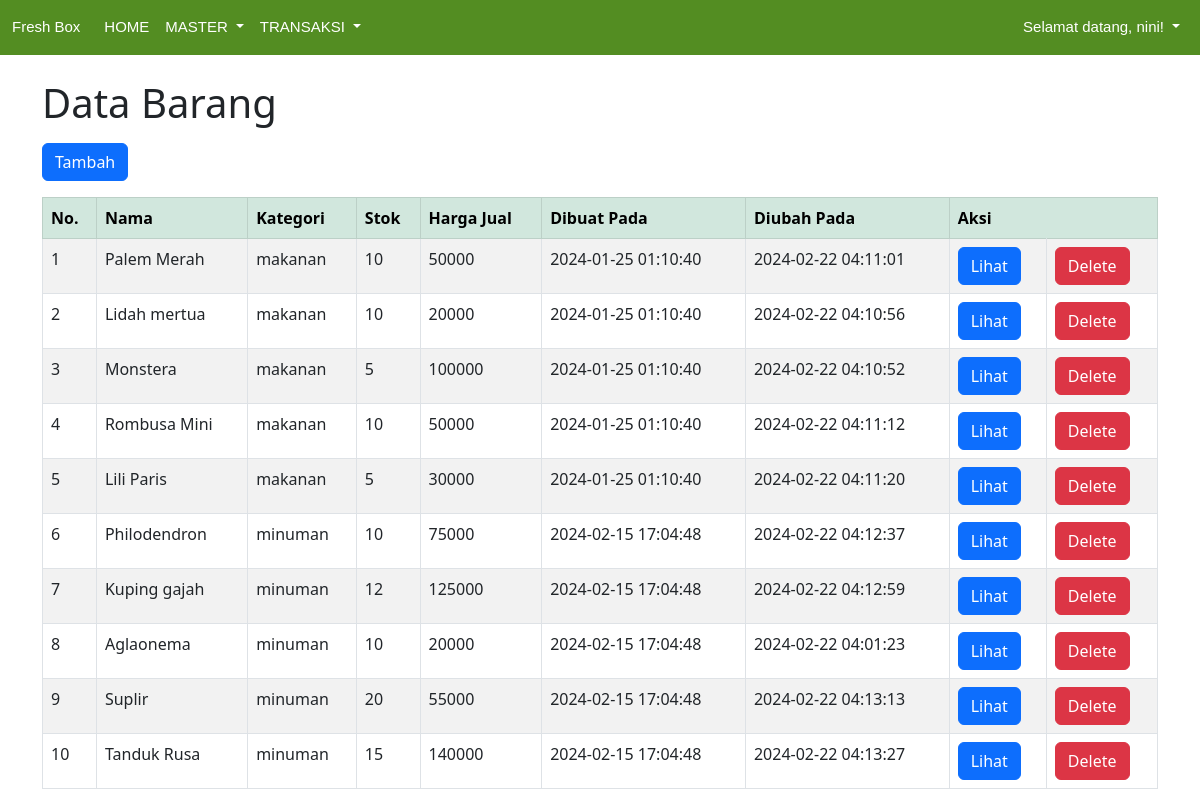
Page /barang.php (signed in) on the committed database.
### tables this page shows
CREATE TABLE `barang` (
  `id` int(11) UNSIGNED NOT NULL,
  `nama` varchar(50) NOT NULL,
  `kategori` enum('makanan','minuman') NOT NULL,
  `stok` int(10) UNSIGNED NOT NULL,
  `harga_jual` int(10) UNSIGNED NOT NULL,
  `created_at` timestamp NOT NULL DEFAULT current_timestamp(),
  `updated_at` timestamp NULL DEFAULT NULL ON UPDATE current_timestamp()
);

### barang.php (the view, shortened to what this page needs)
<!DOCTYPE html>
<html>
<head>
    <link href="https://cdnjs.cloudflare.com/ajax/libs/bootstrap/5.3.0/css/bootstrap.min.css" rel="stylesheet">
</head>
<body>
    <?php include "menu.php"; ?>
    <?php
    require "koneksi.php";
    $sql = "SELECT * FROM barang";
    $query = mysqli_query($koneksi, $sql);
    ?>
    <div class="container mt-4">
        <h1 class="mb-3">Data Barang</h1>
        <form action="new-barang.php" method="GET">
            <button type="submit" class="btn btn-primary btn-custom">Tambah</button>
        </form>
        <div class="table-responsive mt-3">
            <table class="table table-bordered table-striped">
                <thead class="table-success">
                    <tr>
                        <th scope="col">No.</th>
                        <th scope="col">Nama</th>
                        <th scope="col">Kategori</th>
                        <th scope="col">Stok</th>
                        <th scope="col">Harga Jual</th>
                        <th scope="col">Dibuat Pada</th>
                        <th scope="col">Diubah Pada</th>
                        <th scope="col" colspan="2">Aksi</th>
                    </tr>
                </thead>
                <tbody>
                    <?php $i = 1; ?>
                    <?php while ($barang = mysqli_fetch_array($query)) : ?>
                        <tr>
                            <td><?= $i ?></td>
                            <td><?= $barang["nama"] ?></td>
                            <td><?= $barang["kategori"] ?></td>
                            <td><?= $barang["stok"] ?></td>
                            <td><?= $barang["harga_jual"] ?></td>
                            <td><?= $barang["created_at"] ?></td>
                            <td><?= $barang["updated_at"] ?></td>
                            <td>
                                <form action="read-barang.php" method="GET">
                                    <button type="submit" class="btn btn-primary btn-custom btn-view">Lihat</button>
                                </form>
                            </td>
                            <td>
                                <form action="delete-barang.php" method="POST" onsubmit="return konfirmasi(this)">
                                    <button type="submit" class="btn btn-danger btn-custom btn-delete">Delete</button>
                                </form>
                            </td>
                        </tr>
                        <?php $i++; ?>
                    <?php endwhile ?>
                </tbody>
            </table>
        </div>
    </div>
</body>
</html>

### barang.php (style rules this page uses)
.btn-custom { padding: 5px 10px; font-size: 14px; border-radius: 5px; }
.btn-view { background-color: #007bff; color: white; }
.btn-delete { background-color: #dc3545; color: white; }

### rows in the picture
barang: nama "Palem Merah", kategori "makanan", stok "10", harga_jual "50000", created_at "2024-01-25 01:10:40", updated_at "2024-02-22 04:11:01"
barang: nama "Lidah mertua", kategori "makanan", stok "10", harga_jual "20000", created_at "2024-01-25 01:10:40", updated_at "2024-02-22 04:10:56"
barang: nama "Monstera", kategori "makanan", stok "5", harga_jual "100000", created_at "2024-01-25 01:10:40", updated_at "2024-02-22 04:10:52"
barang: nama "Rombusa Mini", kategori "makanan", stok "10", harga_jual "50000", created_at "2024-01-25 01:10:40", updated_at "2024-02-22 04:11:12"
barang: nama "Lili Paris", kategori "makanan", stok "5", harga_jual "30000", created_at "2024-01-25 01:10:40", updated_at "2024-02-22 04:11:20"
barang: nama "Philodendron", kategori "minuman", stok "10", harga_jual "75000", created_at "2024-02-15 17:04:48", updated_at "2024-02-22 04:12:37"
barang: nama "Kuping gajah", kategori "minuman", stok "12", harga_jual "125000", created_at "2024-02-15 17:04:48", updated_at "2024-02-22 04:12:59"
barang: nama "Aglaonema", kategori "minuman", stok "10", harga_jual "20000", created_at "2024-02-15 17:04:48", updated_at "2024-02-22 04:01:23"
barang: nama "Suplir", kategori "minuman", stok "20", harga_jual "55000", created_at "2024-02-15 17:04:48", updated_at "2024-02-22 04:13:13"
barang: nama "Tanduk Rusa", kategori "minuman", stok "15", harga_jual "140000", created_at "2024-02-15 17:04:48", updated_at "2024-02-22 04:13:27"

### other values in the picture
$_SESSION["username"] "nini"
